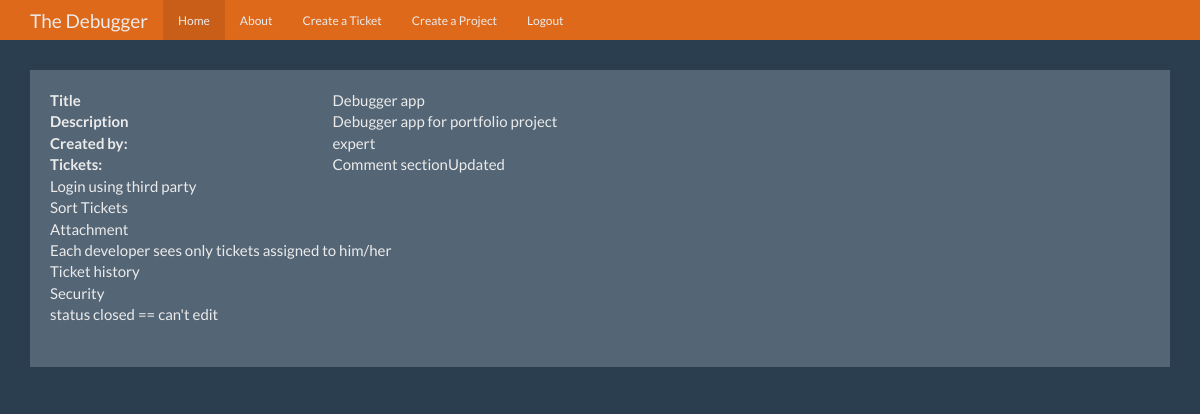
The app's page /project/1 (signed in), older data.
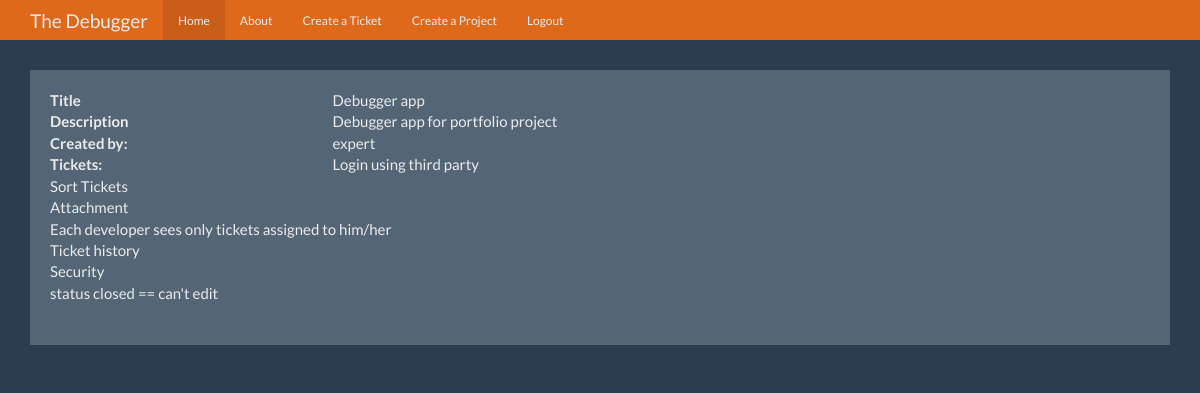
The same page, newer data.
### debugger/models.py (models this page shows, shortened)
class Tickets(db.Model):
    id = db.Column(db.Integer,primary_key=True)
    title = db.Column(db.String(100),nullable=False)
    ticket_text = db.Column(db.Text,nullable=False)
    date_posted = db.Column(db.DateTime,nullable=False,default=datetime.utcnow)
    status = db.Column(db.String(30), nullable=False)
    priority = db.Column(db.String(30), nullable=False)
    created_by_id = db.Column(db.Integer, nullable=False)
    expert_id = db.Column(db.Integer, db.ForeignKey('users.id'),nullable=False)
    project_id = db.Column(db.Integer, db.ForeignKey('projects.id'),nullable=False)
    comment = db.relationship('Comment', backref='title', cascade="all,delete",lazy='dynamic')
    attach = db.relationship('Attachment', backref='ticket', cascade="all,delete", lazy='dynamic')

### debugger/projects/routes.py (the view)
@projects.route('/project/<project_id>')
@login_required
def project(project_id):
    project = Projects.query.get_or_404(project_id)
    return render_template('project.html', title=project.title, project=project)

### debugger/models.py (called while the page is built)
@login_manager.user_loader
def load_user(user_id):
    return Users.query.get(int(user_id))

### debugger/templates/project.html (shortened to what this page needs)
{% extends "base.html" %}
{% from "show_links.html" import show_links %}
{% block nav%}
          {{ show_links(current_user) }}
{% endblock %}
{% block body %}
<div class="well bs-component">
<dl class="row">
  <dt class="col-sm-3">Title</dt>
  <dd class="col-sm-9">{{ project.title }}</dd>
  <dt class="col-sm-3">Description</dt>
  <dd class="col-sm-9">{{ project.description }}</dd>
  <dt class="col-sm-3">Created by:</dt>
  <dd class="col-sm-9">{{ project.created_by_id }}</dd>
  <dt class="col-sm-3 text-truncate">Tickets:</dt>
    {% for ticket in project.tickets %}
  <dd class="col-sm-9">{{ ticket.title }}</dd>
    {% endfor %}
</dl>
    </div>
{% endblock %}

Row changes from the older to the newer data that the page shows:
removed Tickets: title "Comment sectionUpdated"
